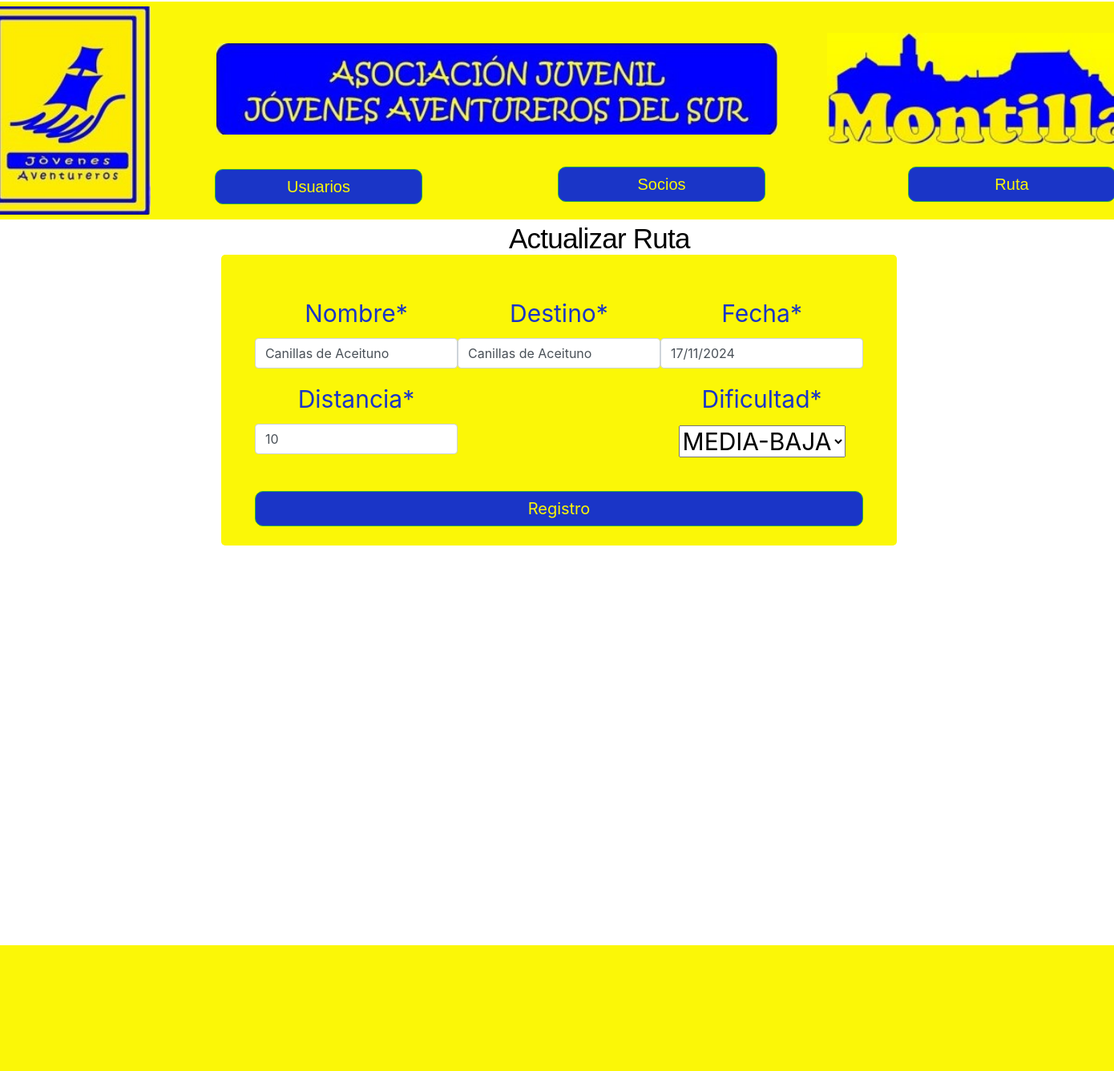
Screenshot of /socios/actualizarInscripcion/31/ with the database file from the repository.
### Socios/models.py (models this page shows, shortened)
class Inscripciones(models.Model):
    id = models.AutoField(primary_key=True)
    nombre = models.CharField(max_length=30)
    destino = models.CharField(max_length=30, blank=False)
    fecha = models.CharField(max_length=16, blank=False)
    distancia = models.IntegerField(default=0)
    dificultad = models.CharField(max_length=20, choices=DIFICULTAD, default=BAJA)
    precio_socio = models.PositiveIntegerField()
    precio_no_socio = models.PositiveIntegerField()
    finalizada = models.BooleanField(default=False)
    recaudacion_socios = models.IntegerField(default=0)
    recaudacion_no_socios = models.IntegerField(default=0)
    pago_metalico = models.IntegerField(default=0)
    pago_banco = models.IntegerField(default=0)
    total_socios = models.IntegerField(default=0)
    total_no_socios = models.IntegerField(default=0)
    total_guias = models.IntegerField(default=0)

### Socios/views.py (the view)
# urls.py: path("actualizarInscripcion/<int:inscripcionid>/", actualizar_inscripcion, name="Actualizar Inscripcion"),
def actualizar_inscripcion(request, inscripcionid):
    inscripcion = Inscripciones.objects.filter(id = inscripcionid).first()
    if request.method == 'POST':
        inscripcion_form = InscripcionFormA(request.POST, instance=inscripcion)
        if inscripcion_form.is_valid():
            inscripcion_form.save()
        return redirect('Incripciones Abiertas')
    else:
        inscripcion_form = InscripcionFormA(instance=inscripcion)
        return render(request, 'socios/actualizarInscripcion.html', {'formulario': inscripcion_form})

### Socios/forms.py
class InscripcionFormA(forms.ModelForm):
    class Meta:
        model = Inscripciones
        fields = ['nombre', 'destino','fecha', 'distancia', 'dificultad']

### Socios/templates/socios/actualizarInscripcion.html (shortened to what this page needs)
{% extends "jovenesAventureros/base.html" %}
{% load crispy_forms_tags %}
{% load widget_tweaks %}
{% load static %}
{% block content %}
<p class="gestiones" style="font-size: 35px; margin-top: -25px;margin-left: 100px;">Actualizar Ruta</p>
  <div class="overlap-groupRegister">
  <div class="contenedorFormularioPerfil" style="width: 70%; margin-top: -2px;">
    <form method="post" action="" style="color: rgb(9, 10, 11); text-align: center; margin-top: 30px;">
        <div style="margin-top: 50px; color: rgba(26, 53, 199, 1); font-size: 30px; display: flex; flex-direction: column; align-items: center;">
            <div style="display: flex; justify-content: space-around; width: 90%;">
                <div style="width: 45%;">
                    {{ formulario.nombre|as_crispy_field }}
                    {{ formulario.distancia|as_crispy_field }}
                </div>
                <div style="width: 45%;">
                    {{ formulario.destino|as_crispy_field }}
                    <br><br>
                    <br><br>
                </div>
                <div style="width: 45%;">
                    {{formulario.fecha|as_crispy_field }}
                    {{ formulario.dificultad|as_crispy_field }}
                </div>
            </div>
        </div>
        <button type="submit" class="btn btn-success" style="margin-top: -55px; margin-bottom: 15px;background-color:rgba(26, 53, 199, 1); border-radius: 10px; color: #FBF707; width: 90%;font-size: 20px;">Registro</button>
    </form>
  </div>
  </div>
  <div class="boRE">
</div>
{% endblock %}

### Inicio/static/JA/css/gestion.css (style rules this page uses)
.pgina-de-inicio .btn { box-shadow: 0px 3px 3px 0px var(--azul); }
.pgina-de-inicio .contenedorFormularioPerfil { background-color: var(--azul); width: 50%; margin: 20px auto; border-radius: 5px; padding: 1px 0px; }
.pgina-de-inicio .boRE { width: 1466px; height: 157px; margin-top: calc(100% - 400px); left: 0; right: 0; position: relative; background-color: var(--azul); }
.pgina-de-inicio .overlap-groupRegister { position: absolute; width: 1205px; height: 400px; top: 320px; bottom: 350px; left: 120px; }
.pgina-de-inicio .gestiones { position: absolute; top: 300px; left: 560px; font-family: "Sora-Regular", Helvetica; font-weight: 400; color: #000000; font-size: 39px; text-align: center; letter-spacing: -0.78px; line-height: 46.8px; white-space: nowrap; }

### Inicio/static/JA/css/styleguide.css (style rules this page uses)
:root { --prueba: rgba(0, 0, 0, 1); --azul: #FBF707; --blaugrana: rgba(144, 3, 79, 1); --prueba-font-family: "Sora", Helvetica; --prueba-font-weight: 400; --prueba-font-size: 16px; --prueba-letter-spacing: 0px; --prueba-line-height: normal; --prueba-font-style: normal; }

### rows the page displays
Inscripciones: nombre "Canillas de Aceituno", distancia "10", destino "Canillas de Aceituno", fecha "17/11/2024", dificultad "MEDIA-BAJA"
